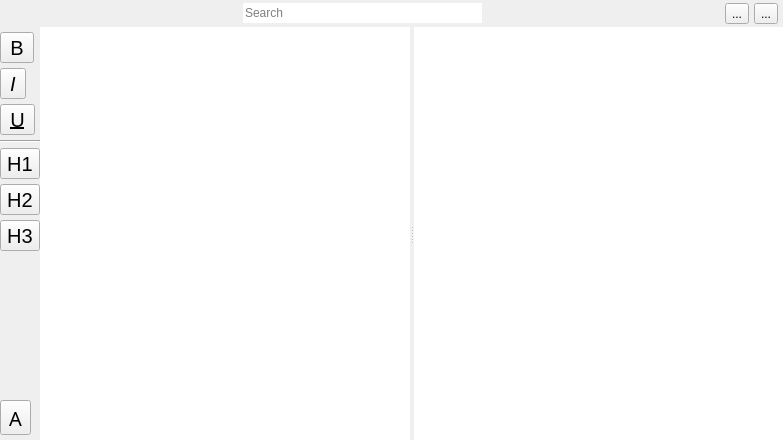
<?xml version="1.0" encoding="UTF-8"?>
<ui version="4.0">
 <class>Notepad</class>
 <widget class="QDockWidget" name="Notepad">
  <property name="geometry">
   <rect>
    <x>0</x>
    <y>0</y>
    <width>783</width>
    <height>440</height>
   </rect>
  </property>
  <property name="windowTitle">
   <string notr="true">Notepad</string>
  </property>
  <widget class="QWidget" name="dockWidgetContents">
   <layout class="QVBoxLayout" name="verticalLayout">
    <property name="spacing">
     <number>0</number>
    </property>
    <property name="leftMargin">
     <number>0</number>
    </property>
    <property name="topMargin">
     <number>0</number>
    </property>
    <property name="rightMargin">
     <number>0</number>
    </property>
    <property name="bottomMargin">
     <number>0</number>
    </property>
    <item>
     <widget class="QFrame" name="frame">
      <property name="minimumSize">
       <size>
        <width>0</width>
        <height>0</height>
       </size>
      </property>
      <property name="frameShape">
       <enum>QFrame::NoFrame</enum>
      </property>
      <property name="frameShadow">
       <enum>QFrame::Plain</enum>
      </property>
      <layout class="QVBoxLayout" name="verticalLayout_2">
       <property name="spacing">
        <number>0</number>
       </property>
       <property name="leftMargin">
        <number>0</number>
       </property>
       <property name="topMargin">
        <number>0</number>
       </property>
       <property name="rightMargin">
        <number>0</number>
       </property>
       <property name="bottomMargin">
        <number>0</number>
       </property>
      </layout>
     </widget>
    </item>
    <item>
     <layout class="QVBoxLayout" name="verticalLayout_3">
      <property name="spacing">
       <number>0</number>
      </property>
      <property name="topMargin">
       <number>0</number>
      </property>
      <property name="bottomMargin">
       <number>0</number>
      </property>
      <item>
       <layout class="QHBoxLayout" name="horizontalLayout">
        <property name="spacing">
         <number>5</number>
        </property>
        <property name="leftMargin">
         <number>5</number>
        </property>
        <property name="topMargin">
         <number>3</number>
        </property>
        <property name="rightMargin">
         <number>5</number>
        </property>
        <property name="bottomMargin">
         <number>3</number>
        </property>
        <item>
         <spacer name="horizontalSpacer_2">
          <property name="orientation">
           <enum>Qt::Horizontal</enum>
          </property>
          <property name="sizeType">
           <enum>QSizePolicy::Expanding</enum>
          </property>
          <property name="sizeHint" stdset="0">
           <size>
            <width>50</width>
            <height>20</height>
           </size>
          </property>
         </spacer>
        </item>
        <item>
         <widget class="QLineEdit" name="searchEdit">
          <property name="minimumSize">
           <size>
            <width>0</width>
            <height>20</height>
           </size>
          </property>
          <property name="maximumSize">
           <size>
            <width>16777215</width>
            <height>20</height>
           </size>
          </property>
          <property name="inputMask">
           <string notr="true"/>
          </property>
          <property name="text">
           <string notr="true"/>
          </property>
          <property name="frame">
           <bool>false</bool>
          </property>
          <property name="placeholderText">
           <string>Search</string>
          </property>
          <property name="clearButtonEnabled">
           <bool>true</bool>
          </property>
         </widget>
        </item>
        <item>
         <spacer name="horizontalSpacer">
          <property name="orientation">
           <enum>Qt::Horizontal</enum>
          </property>
          <property name="sizeType">
           <enum>QSizePolicy::Expanding</enum>
          </property>
          <property name="sizeHint" stdset="0">
           <size>
            <width>50</width>
            <height>20</height>
           </size>
          </property>
         </spacer>
        </item>
        <item>
         <widget class="QToolButton" name="undoButton">
          <property name="text">
           <string>...</string>
          </property>
          <property name="icon">
           <iconset resource="../resources.qrc">
            <normaloff>:/img/icons/undo.svg</normaloff>:/img/icons/undo.svg</iconset>
          </property>
         </widget>
        </item>
        <item>
         <widget class="QToolButton" name="redoButton">
          <property name="text">
           <string>...</string>
          </property>
          <property name="icon">
           <iconset resource="../resources.qrc">
            <normaloff>:/img/icons/redo.svg</normaloff>:/img/icons/redo.svg</iconset>
          </property>
         </widget>
        </item>
       </layout>
      </item>
      <item>
       <layout class="QHBoxLayout" name="horizontalLayout_4">
        <property name="spacing">
         <number>0</number>
        </property>
        <property name="leftMargin">
         <number>0</number>
        </property>
        <property name="topMargin">
         <number>0</number>
        </property>
        <item>
         <widget class="QFrame" name="frame_2">
          <property name="sizePolicy">
           <sizepolicy hsizetype="Minimum" vsizetype="Preferred">
            <horstretch>0</horstretch>
            <verstretch>0</verstretch>
           </sizepolicy>
          </property>
          <property name="maximumSize">
           <size>
            <width>40</width>
            <height>16777215</height>
           </size>
          </property>
          <property name="frameShape">
           <enum>QFrame::NoFrame</enum>
          </property>
          <property name="frameShadow">
           <enum>QFrame::Plain</enum>
          </property>
          <property name="lineWidth">
           <number>0</number>
          </property>
          <layout class="QVBoxLayout" name="verticalLayout_4">
           <property name="spacing">
            <number>5</number>
           </property>
           <property name="leftMargin">
            <number>0</number>
           </property>
           <property name="topMargin">
            <number>5</number>
           </property>
           <property name="rightMargin">
            <number>0</number>
           </property>
           <property name="bottomMargin">
            <number>5</number>
           </property>
           <item>
            <widget class="QToolButton" name="boldButton">
             <property name="font">
              <font>
               <pointsize>15</pointsize>
               <weight>50</weight>
               <bold>false</bold>
              </font>
             </property>
             <property name="toolTip">
              <string notr="true">Bold</string>
             </property>
             <property name="text">
              <string notr="true">B</string>
             </property>
             <property name="toolButtonStyle">
              <enum>Qt::ToolButtonTextOnly</enum>
             </property>
            </widget>
           </item>
           <item>
            <widget class="QToolButton" name="italicsButton">
             <property name="minimumSize">
              <size>
               <width>0</width>
               <height>0</height>
              </size>
             </property>
             <property name="font">
              <font>
               <pointsize>15</pointsize>
               <italic>true</italic>
              </font>
             </property>
             <property name="toolTip">
              <string notr="true">Italics</string>
             </property>
             <property name="text">
              <string notr="true">I</string>
             </property>
             <property name="toolButtonStyle">
              <enum>Qt::ToolButtonTextOnly</enum>
             </property>
            </widget>
           </item>
           <item>
            <widget class="QToolButton" name="underlineButton">
             <property name="font">
              <font>
               <pointsize>15</pointsize>
               <underline>true</underline>
              </font>
             </property>
             <property name="toolTip">
              <string notr="true">Underline</string>
             </property>
             <property name="text">
              <string notr="true">U</string>
             </property>
             <property name="toolButtonStyle">
              <enum>Qt::ToolButtonTextOnly</enum>
             </property>
            </widget>
           </item>
           <item>
            <widget class="Line" name="line">
             <property name="orientation">
              <enum>Qt::Horizontal</enum>
             </property>
            </widget>
           </item>
           <item>
            <widget class="QToolButton" name="h1Button">
             <property name="font">
              <font>
               <pointsize>15</pointsize>
              </font>
             </property>
             <property name="toolTip">
              <string notr="true">Title 1</string>
             </property>
             <property name="text">
              <string>H1</string>
             </property>
             <property name="toolButtonStyle">
              <enum>Qt::ToolButtonTextOnly</enum>
             </property>
            </widget>
           </item>
           <item>
            <widget class="QToolButton" name="h2Button">
             <property name="font">
              <font>
               <pointsize>15</pointsize>
              </font>
             </property>
             <property name="toolTip">
              <string notr="true">Title 2</string>
             </property>
             <property name="text">
              <string>H2</string>
             </property>
             <property name="toolButtonStyle">
              <enum>Qt::ToolButtonTextOnly</enum>
             </property>
            </widget>
           </item>
           <item>
            <widget class="QToolButton" name="h3Button">
             <property name="font">
              <font>
               <pointsize>15</pointsize>
              </font>
             </property>
             <property name="toolTip">
              <string notr="true">Title 3</string>
             </property>
             <property name="text">
              <string>H3</string>
             </property>
             <property name="toolButtonStyle">
              <enum>Qt::ToolButtonTextOnly</enum>
             </property>
            </widget>
           </item>
           <item>
            <spacer name="verticalSpacer_3">
             <property name="orientation">
              <enum>Qt::Vertical</enum>
             </property>
             <property name="sizeHint" stdset="0">
              <size>
               <width>20</width>
               <height>40</height>
              </size>
             </property>
            </spacer>
           </item>
           <item>
            <widget class="QToolButton" name="fontButton">
             <property name="font">
              <font>
               <family>Big Caslon</family>
               <pointsize>15</pointsize>
              </font>
             </property>
             <property name="toolTip">
              <string notr="true">Change font</string>
             </property>
             <property name="text">
              <string>A</string>
             </property>
             <property name="toolButtonStyle">
              <enum>Qt::ToolButtonTextOnly</enum>
             </property>
            </widget>
           </item>
          </layout>
         </widget>
        </item>
        <item>
         <widget class="QSplitter" name="splitter">
          <property name="sizePolicy">
           <sizepolicy hsizetype="Expanding" vsizetype="Expanding">
            <horstretch>0</horstretch>
            <verstretch>0</verstretch>
           </sizepolicy>
          </property>
          <property name="frameShape">
           <enum>QFrame::NoFrame</enum>
          </property>
          <property name="orientation">
           <enum>Qt::Horizontal</enum>
          </property>
          <widget class="QPlainTextEdit" name="notepadTextEdit">
           <property name="sizePolicy">
            <sizepolicy hsizetype="Expanding" vsizetype="Expanding">
             <horstretch>0</horstretch>
             <verstretch>0</verstretch>
            </sizepolicy>
           </property>
           <property name="styleSheet">
            <string notr="true"/>
           </property>
           <property name="frameShape">
            <enum>QFrame::NoFrame</enum>
           </property>
           <property name="frameShadow">
            <enum>QFrame::Plain</enum>
           </property>
           <property name="horizontalScrollBarPolicy">
            <enum>Qt::ScrollBarAlwaysOff</enum>
           </property>
           <property name="lineWrapMode">
            <enum>QPlainTextEdit::NoWrap</enum>
           </property>
           <property name="plainText">
            <string/>
           </property>
          </widget>
          <widget class="QPlainTextEdit" name="previewTextEdit">
           <property name="sizePolicy">
            <sizepolicy hsizetype="Preferred" vsizetype="Expanding">
             <horstretch>0</horstretch>
             <verstretch>0</verstretch>
            </sizepolicy>
           </property>
           <property name="font">
            <font>
             <family>Anonymous Pro</family>
             <pointsize>13</pointsize>
            </font>
           </property>
           <property name="styleSheet">
            <string notr="true"/>
           </property>
           <property name="frameShape">
            <enum>QFrame::NoFrame</enum>
           </property>
           <property name="frameShadow">
            <enum>QFrame::Plain</enum>
           </property>
           <property name="horizontalScrollBarPolicy">
            <enum>Qt::ScrollBarAlwaysOff</enum>
           </property>
           <property name="lineWrapMode">
            <enum>QPlainTextEdit::NoWrap</enum>
           </property>
           <property name="readOnly">
            <bool>true</bool>
           </property>
           <property name="plainText">
            <string/>
           </property>
          </widget>
         </widget>
        </item>
       </layout>
      </item>
     </layout>
    </item>
   </layout>
  </widget>
  <action name="actionDisassmble_bytes">
   <property name="text">
    <string>Disassmble bytes at </string>
   </property>
   <property name="toolTip">
    <string>Disassmble bytes at </string>
   </property>
  </action>
  <action name="actionDisassmble_function">
   <property name="text">
    <string>Disassmble function at </string>
   </property>
   <property name="toolTip">
    <string>Disassmble function at </string>
   </property>
  </action>
  <action name="actionHexdump_bytes">
   <property name="text">
    <string>Hexdump bytes at </string>
   </property>
   <property name="toolTip">
    <string>Hexdump bytes at </string>
   </property>
  </action>
  <action name="actionCompact_Hexdump">
   <property name="text">
    <string>Compact Hexdump at </string>
   </property>
   <property name="toolTip">
    <string>Compact Hexdump at </string>
   </property>
  </action>
  <action name="actionHexdump_function">
   <property name="text">
    <string>Hexdump function at</string>
   </property>
   <property name="toolTip">
    <string>Hexdump function at</string>
   </property>
  </action>
 </widget>
 <resources>
  <include location="../resources.qrc"/>
 </resources>
 <connections/>
</ui>
